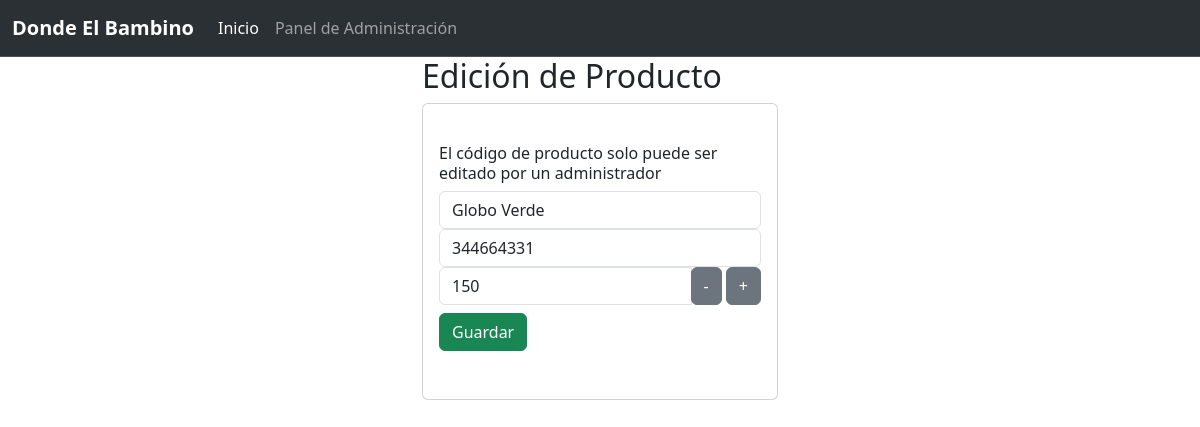
The app's page /edicionProducto/344664331 with its own data.
### Aplicaciones/inventario/models.py (models this page shows, shortened)
class Producto(models.Model):
    nombre = models.CharField(max_length=100)
    codigo = models.IntegerField(primary_key=True)
    cantidad = models.IntegerField()

### Aplicaciones/inventario/views.py (the view)
# urls.py: path("edicionProducto/<codigo>", views.edicionProducto),
def edicionProducto(request, codigo):
    producto = Producto.objects.get(codigo=codigo)
    return render(request, "edicionProducto.html", {"producto": producto})

### Aplicaciones/inventario/templates/edicionProducto.html (shortened to what this page needs)
{% extends "./base.html" %}
{% block body %}
<div class="row">
    <div class="col-md-4 offset-md-4">
        <h2>Edición de Producto</h2>
        <div class="card">
            <div class="card-body">
                <form class="py-4" action="/editarProducto/" method="POST"> {% csrf_token %}
                    <h6>El código de producto solo puede ser editado por un administrador</h6>
                    <div class="form-group">
                        <input value="{{ producto.nombre }}" type="text" id="txtNombre" name="txtNombre" class="form-control" placeholder="Nombre" minlength="1" required>
                    </div>
                    <div class="form-group">
                        <input value="{{ producto.codigo }}" type="text" id="txtCodigo" name="txtCodigo" class="form-control" placeholder="Código" minlength="1" required readonly>
                    </div>
                    <div class="form-group">
                        <div class="input-group">
                            <input value="{{ producto.cantidad }}" type="number" id="txtCantidad" name="txtCantidad" class="form-control" placeholder="Cantidad" minlength="1" required>
                            <div class="input-group-append">
                                <button type="button" class="btn btn-secondary" onclick="decrementarCantidad()">-</button>
                                <button type="button" class="btn btn-secondary" onclick="incrementarCantidad()">+</button>
                            </div>
                        </div>
                    </div>
                    <div class="form-group py-2">
                        <button class="btn btn-success btn-block btnEdicion" type="submit">Guardar</button>
                    </div>
                </form>
            </div>
        </div>
    </div>
</div>
{% endblock %}

### records on screen
Producto: txtNombre "Globo Verde", txtCodigo "344664331", txtCantidad "150"
